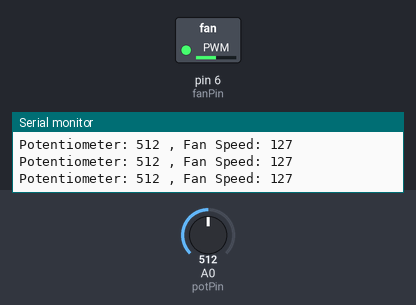
The sketch below on a simulated Arduino Uno, built with avr-gcc and run on an emulated ATmega328P. Shown: switched loads named in the sketch (green lamp = pin HIGH), the last lines printed to the serial monitor. Inputs (shaded band) come from the test bench; at power-on: A0 (potPin) = 512.

Above: at 1.2 s.
1.3 s: A0 (potPin) set to 716
At 1.9 s:
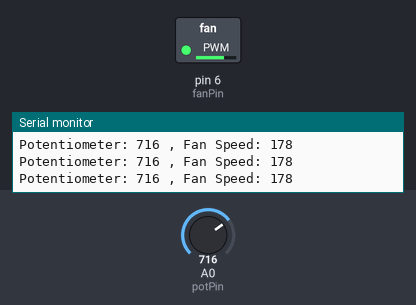
2.8 s: A0 (potPin) set to 900
At 3.4 s:
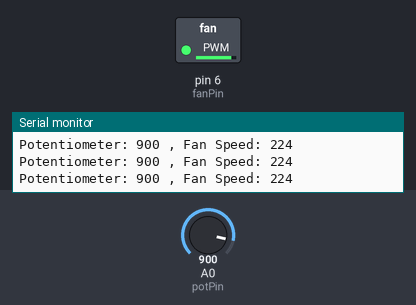
4.3 s: A0 (potPin) set to 122
At 5.0 s:
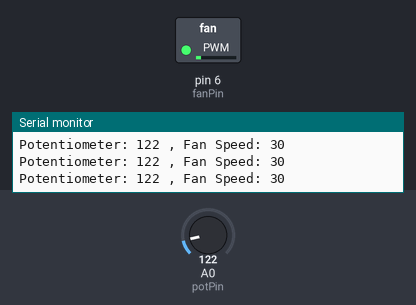
5.8 s: A0 (potPin) set to 0
At 6.5 s:
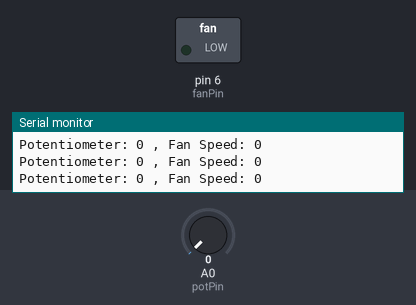
Timing chart, 0 to 8.3 s (numbered marks = the images above; inputs shaded):
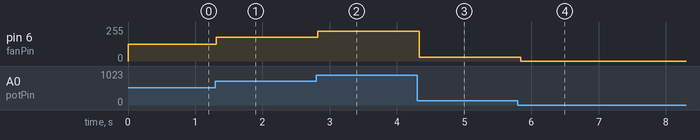

Measured:
- after the input at 1.3 s, pin 6 (fanPin): 127/255 → 178/255 at once
- after the input at 2.8 s, pin 6 (fanPin): 178/255 → 224/255 at once
- after the input at 4.3 s, pin 6 (fanPin): 224/255 → 30/255 at once
- after the input at 5.8 s, pin 6 (fanPin): 30/255 → 0/255 at once

The sketch:

v0_1.ino
```cpp
// 핀 설정
const int potPin = A0; // 아날로그 핀 A0에 연결
const int fanPin = 6; // 팬 제어 핀 6번에 연결

void setup() {
   //핀 모드 설정
   pinMode(potPin, INPUT); // 아날로그 핀을 입력으로 설정
   pinMode(fanPin, OUTPUT); // 디지털 핀을 출력으로 설정

   // 시리얼 통신 시작
   Serial.begin(9600);
}

void loop() {
   // 가변 저항에서 값을 읽어옴(0~1023)
   int potValue = analogRead(potPin);

   // 팬 속도를 125~255로 변환
   int fanSpeed = map(potValue, 0, 1023, 0, 255);

   // 팬 속도를 시리얼 모니터에 출력
   Serial.print("Potentiometer: ");
   Serial.print(potValue);
   Serial.print(" , Fan Speed: ");
   Serial.println(fanSpeed);

   analogWrite(fanPin, fanSpeed); // 팬 속도 제어


   delay(100); // 0.1초 대기


}
```
